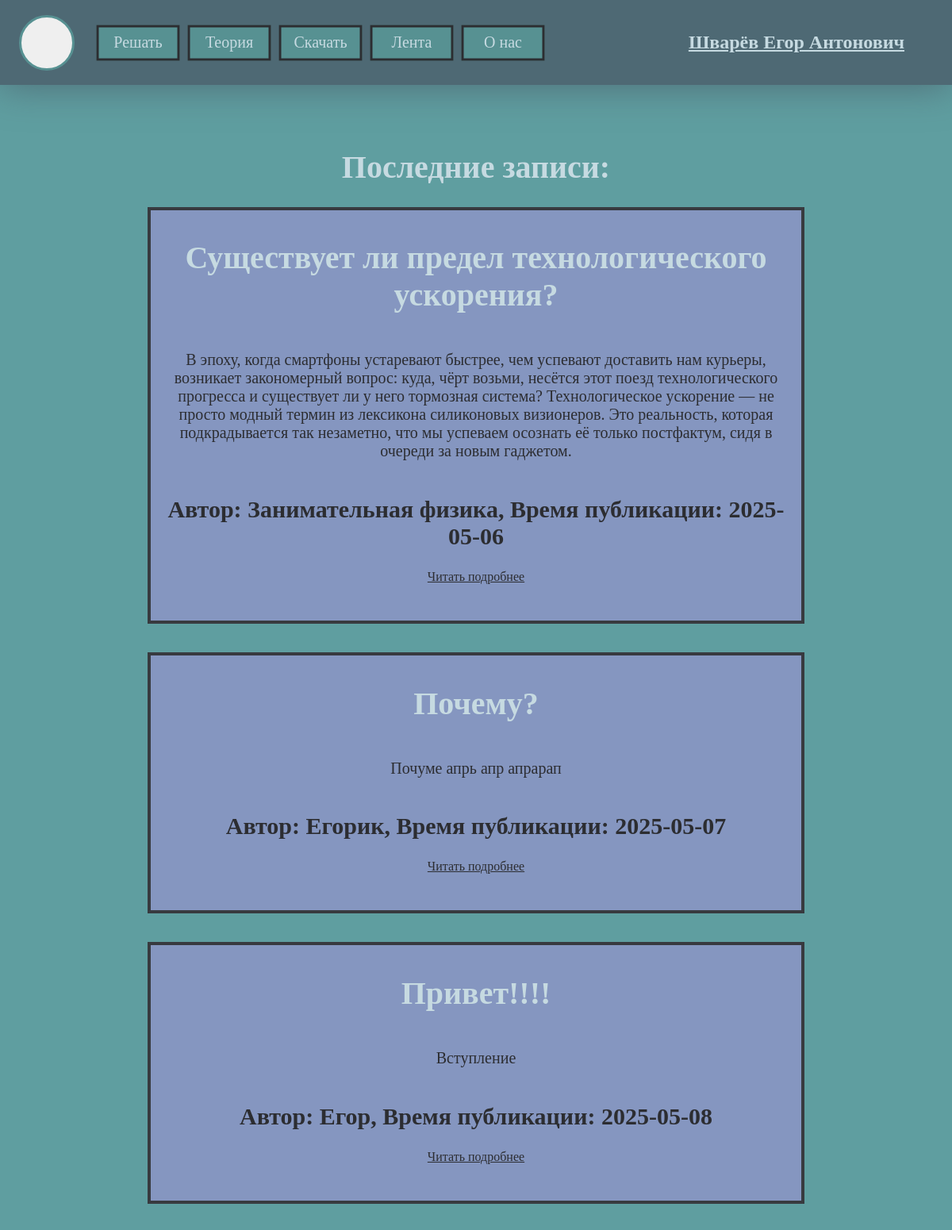
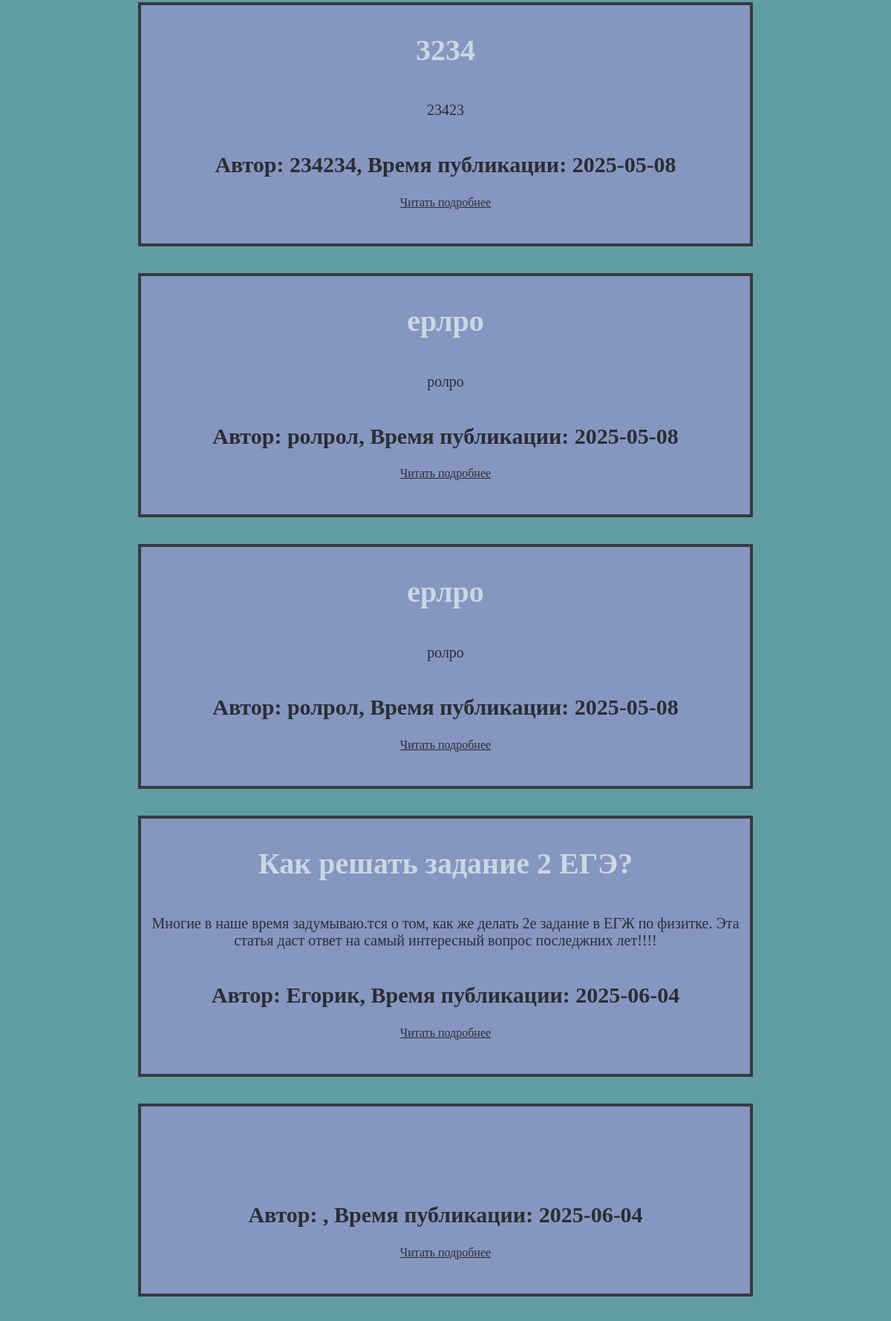
/Feed (signed in, upper part), run on the app's committed database (2 pictures, top to bottom).
### DatabasesScript.py (models this page shows)
class Article(Base):
    __tablename__ = 'article'
    id = Column(Integer, primary_key = True)
    title = Column(String(100), nullable = False)
    author = Column(String(30), nullable = False)
    main_text = Column(Text, nullable = False)
    intro = Column(Text, nullable=False)
    time =  Column(DateTime, default = datetime.utcnow)

### MainScript.py (the view)
@app.route('/Feed')
def ShowFeed():
    arts = db_session.query(Article).all()
    return render_template('Feed.html', result = arts, username= session['username'])

### templates/Feed.html (shortened to what this page needs)
{% extends "Base.html" %}
{% block body %}
    <div class = 'fullscreen-div BigPageText'> <div class = 'CenterText'>
        <h1 class = 'SimpleText White'>Последние записи:</h1>
        {% for article in result %}
            {% set time = article.time.time() %}
            {% set date = article.time.date() %}
            <div class = 'ArticleFeed'>
                <h1 class = 'SimpleText White'> {{ article.title }} </h1>
                <p class = 'SimpleText'> {{ article.intro }} </p>
                <h2 class = 'SimpleText'>Автор: {{ article.author }}, Время публикации: {{ date }}</h2>
                <a class = 'SimpleText' href = '/Feed/{{ article.id }}'>Читать подробнее</a><br><br>
            </div> <br><br>
        {% endfor %}
        <br><br><br><br><br><br><br><br>
    </div> </div>
{% endblock %}

### static/MainClasses.css (style rules this page uses)
h1 { font-size: 40px; font-family: 'Jost'; }
h2 { font-family: 'Jost'; font-size: 30px; }
p { font-family: 'Jost'; font-size: 20px; }

### static/CustomClasses.css (style rules this page uses)
.CenterText { text-align: center; }
.fullscreen-div { position: absolute; width: 100vw; top: 0; left: 0; }
.SimpleText { color: #2C2D31 }
.SimpleText.White { color: #C6DAE1 }
.fullscreen-div.BigPageText { display: flex; justify-content: center; margin-top: 160px; width: 100% }
.ArticleFeed { padding: 10px; width: 800px; border: 4px solid #383a3f; background-color: #8596c0; display: flex; flex-direction: column; }

### data on the page
Article: title "Существует ли предел технологического ускорения?", intro "В эпоху, когда смартфоны устаревают быстрее, чем успевают доставить нам курьеры, возникает закономерный вопрос: куда, чёрт возьми, несётся этот поезд технологического прогресса и существует ли у него тормозная система? Технологическое ускорение — не просто модный термин из лексикона силиконовых визионеров. Это реальность, которая подкрадывается так незаметно, что мы успеваем осознать её только постфактум, сидя в очереди за новым гаджетом.", author "Занимательная физика", time "2025-05-06"
Article: title "Почему?", intro "Почуме апрь апр апрарап", author "Егорик", time "2025-05-07"
Article: title "Привет!!!!", intro "Вступление", author "Егор", time "2025-05-08"
Article: title "3234", intro "23423", author "234234", time "2025-05-08"
Article: title "ерлро", intro "ролро", author "ролрол", time "2025-05-08"
Article: title "ерлро", intro "ролро", author "ролрол", time "2025-05-08"
Article: title "Как решать задание 2 ЕГЭ?", intro "Многие в наше время задумываю.тся о том, как же делать 2е задание в ЕГЖ по физитке. Эта статья даст ответ на самый интересный вопрос последжних лет!!!!", author "Егорик", time "2025-06-04"
Article: time "2025-06-04"

### other printed values
{{ username }} "Шварёв Егор Антонович"
